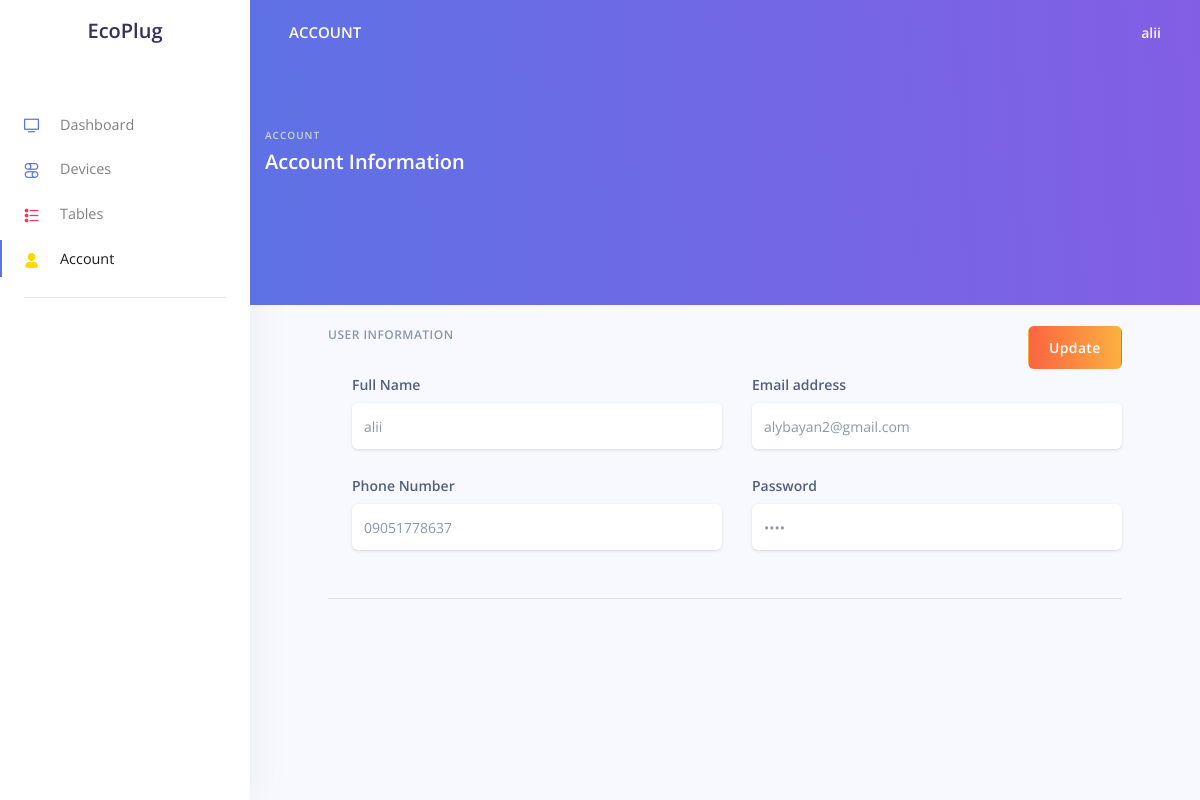
The page /user/account.php (signed in) on the database its author committed.
### tables this page shows
CREATE TABLE `users` (
  `ID` int(11) NOT NULL,
  `Email` varchar(255) NOT NULL,
  `Phone` varchar(255) NOT NULL,
  `Name` varchar(255) NOT NULL,
  `Password` varchar(255) NOT NULL
);

### user/account.php (the view, shortened to what this page needs)
<!DOCTYPE html>
<html lang="en">
<?php require_once 'process.php'; ?>
<body class="">
  <nav class="navbar navbar-vertical fixed-left navbar-expand-md navbar-light bg-white" id="sidenav-main">
    <div class="container-fluid">
      <a class="navbar-brand pt-0" href="./index.html">
        <h2>EcoPlug</h2>
      </a>
      <div class="collapse navbar-collapse" id="sidenav-collapse-main">
        <ul class="navbar-nav">
          <li class="nav-item">
            <a class="nav-link" href="index.php">
              <i class="ni ni-tv-2 text-primary"></i> Dashboard
            </a>
          </li>
          <li class="nav-item">
            <a class="nav-link" href="device.php">
              <i class="ni ni-ui-04 text-blue"></i> Devices
            </a>
          </li>
          <li class="nav-item">
            <a class="nav-link " href="reports.php">
              <i class="ni ni-bullet-list-67 text-red"></i> Tables
            </a>
          </li>
          <li class="nav-item  active ">
            <a class="nav-link  active " href="account.php">
              <i class="ni ni-single-02 text-yellow"></i> Account
            </a>
          </li>
        </ul>
        <hr class="my-3">
      </div>
    </div>
  </nav>
  <div class="main-content">
    <nav class="navbar navbar-top navbar-expand-md navbar-dark" id="navbar-main">
      <div class="container-fluid">
        <a class="h4 mb-0 text-white text-uppercase d-none d-lg-inline-block" href="./index.html">Account</a>
        <ul class="navbar-nav align-items-center d-none d-md-flex">
          <li class="nav-item dropdown">
            <a class="nav-link pr-0" href="#" role="button" data-toggle="dropdown" aria-haspopup="true" aria-expanded="false">
              <div class="media align-items-center">
                <div class="media-body ml-2 d-none d-lg-block">
                  <span class="mb-0 text-sm  font-weight-bold"><?php echo $userName; ?></span>
                </div>
              </div>
            </a>
          </li>
        </ul>
      </div>
    </nav>
    <div class="header bg-gradient-primary pb-8 pt-5 pt-md-8">
      <div class="col">
                  <h6 class="text-uppercase text-light ls-1 mb-1">Account</h6>
                  <h2 class="text-white mb-0">Account Information</h2>
                </div>
    </div>
    <div class="container-fluid mt--7">
      <hr>
      <br>
      <div class="container">
        <div class="card-body">
              <form action="" method="POST">
                <h6 class="heading-small text-muted mb-4">User information <button type="submit" name="update" class="btn bg-gradient-warning text-white" style="float: right;">Update</button></h6>
                <div class="pl-lg-4">
                  <div class="row">
                    <div class="col-lg-6">
                      <div class="form-group">
                        <label class="form-control-label" for="input-username">Full Name</label>
                        <input type="text" id="input-username" class="form-control form-control-alternative" required="" name="name" value="<?php echo $userName ;?>">
                      </div>
                    </div>
                    <div class="col-lg-6">
                      <div class="form-group">
                        <label class="form-control-label" for="input-email">Email address</label>
                        <input type="email" id="input-email" class="form-control form-control-alternative" required="" name="email" value="<?php echo $userEmail ;?>">
                      </div>
                    </div>
                  </div>
                  <div class="row">
                    <div class="col-lg-6">
                      <div class="form-group">
                        <label class="form-control-label" for="input-first-name">Phone Number</label>
                        <input type="text" id="input-first-name" class="form-control form-control-alternative" required="" name="number" value="<?php echo $userNumber ;?>">
                      </div>
                    </div>
                    <div class="col-lg-6">
                      <div class="form-group">
                        <label class="form-control-label" for="input-last-name">Password</label>
                        <input type="password" id="input-last-name" class="form-control form-control-alternative" required="" name="password" value="<?php echo $userPassword ;?>">
                      </div>
                    </div>
                  </div>
                </div>
                <hr class="my-4" />
              </form>
            </div>
      </div>
    </div>
  </div>
</body>
</html>

### rows shown on the page
users: Name "alii", name "alii", email "alybayan2@gmail.com", number "09051778637"
